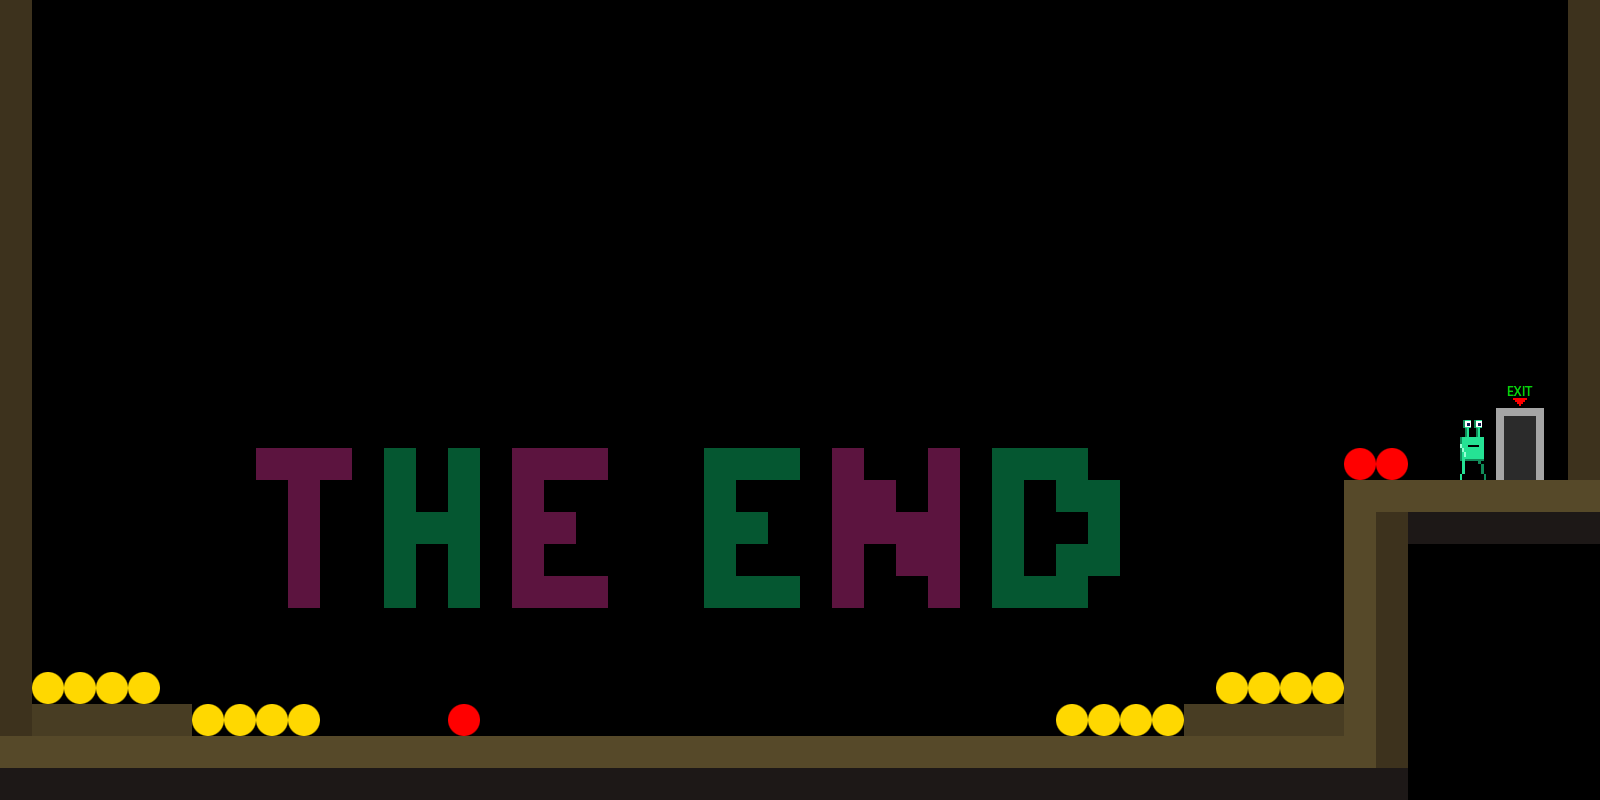

A level layout from a 2D game, rendered from its tile map. Below: a short description, then the map file with tile-grid data replaced by summaries:
An orthogonal 50x25 tile map with 32x32 px tiles, 2 tile layers (Interior, Player), 1 hidden layer not drawn, 2 tilesets and 11 objects.

<map version="1.0" orientation="orthogonal" renderorder="right-down" width="50" height="25" tilewidth="32" tileheight="32" backgroundcolor="#000000" nextobjectid="15">
 <tileset firstgid="1" name="player" tilewidth="64" tileheight="64" tilecount="16">
  <image source="player.png" width="256" height="256" />
  <tile id="0">
   <properties>
    <property name="animate_air" value="0" />
    <property name="animate_left" value="8,9,10,11,12,13,14,15" />
    <property name="animate_right" value="0,1,2,3,4,5,6,7" />
    <property name="direction" value="LEFT" />
    <property name="type" value="PLAYER" />
   </properties>
   <objectgroup draworder="index" />
  </tile>
  <tile id="1">
   <objectgroup draworder="index" />
  </tile>
  <tile id="2">
   <objectgroup draworder="index" />
  </tile>
  <tile id="3">
   <objectgroup draworder="index" />
  </tile>
  <tile id="4">
   <objectgroup draworder="index" />
  </tile>
  <tile id="5">
   <objectgroup draworder="index" />
  </tile>
  <tile id="6">
   <objectgroup draworder="index" />
  </tile>
  <tile id="7">
   <objectgroup draworder="index" />
  </tile>
  <tile id="8">
   <objectgroup draworder="index" />
  </tile>
  <tile id="9">
   <objectgroup draworder="index" />
  </tile>
  <tile id="10">
   <objectgroup draworder="index" />
  </tile>
  <tile id="11">
   <objectgroup draworder="index" />
  </tile>
  <tile id="12">
   <objectgroup draworder="index" />
  </tile>
  <tile id="13">
   <objectgroup draworder="index" />
  </tile>
  <tile id="14">
   <objectgroup draworder="index" />
  </tile>
  <tile id="15">
   <objectgroup draworder="index" />
  </tile>
 </tileset>
 <tileset firstgid="17" name="tiles" tilewidth="32" tileheight="32" tilecount="128">
  <image source="tiles.png" width="512" height="256" />
  <tile id="0">
   <objectgroup draworder="index">
    <object id="0" x="0" y="0" width="32" height="32" />
   </objectgroup>
  </tile>
  <tile id="1">
   <objectgroup draworder="index">
    <object id="0" x="0" y="0" width="32" height="32" />
   </objectgroup>
  </tile>
  <tile id="2">
   <objectgroup draworder="index">
    <object id="0" x="0" y="0" width="32" height="32" />
   </objectgroup>
  </tile>
  <tile id="3">
   <objectgroup draworder="index">
    <object id="0" x="0" y="0" width="32" height="32" />
   </objectgroup>
  </tile>
  <tile id="4">
   <objectgroup draworder="index">
    <object id="0" x="0" y="0" width="32" height="32" />
   </objectgroup>
  </tile>
  <tile id="5">
   <objectgroup draworder="index">
    <object id="0" x="0" y="0" width="32" height="32" />
   </objectgroup>
  </tile>
  <tile id="6">
   <objectgroup draworder="index">
    <object id="0" x="0" y="0" width="32" height="32" />
   </objectgroup>
  </tile>
  <tile id="7">
   <objectgroup draworder="index">
    <object id="0" x="0" y="0" width="32" height="32" />
   </objectgroup>
  </tile>
  <tile id="8">
   <objectgroup draworder="index">
    <object id="0" x="0" y="0" width="32" height="32" />
   </objectgroup>
  </tile>
  <tile id="16">
   <objectgroup draworder="index" />
  </tile>
  <tile id="17">
   <objectgroup draworder="index" />
  </tile>
  <tile id="19">
   <objectgroup draworder="index">
    <object id="0" x="0" y="0" width="32" height="32" />
   </objectgroup>
  </tile>
  <tile id="25">
   <properties>
    <property name="type" value="ITEM" />
   </properties>
   <animation>
    <frame tileid="25" duration="100" />
    <frame tileid="26" duration="100" />
    <frame tileid="28" duration="100" />
    <frame tileid="29" duration="100" />
    <frame tileid="28" duration="100" />
    <frame tileid="27" duration="100" />
   </animation>
  </tile>
  <tile id="32">
   <properties>
    <property name="type" value="PHYSICS" />
   </properties>
   <objectgroup draworder="index">
    <object id="0" x="0" y="0" width="32" height="32" />
   </objectgroup>
  </tile>
  <tile id="39">
   <properties>
    <property name="direction" value="LEFT" />
    <property name="map_index" value="0" />
    <property name="type" value="PORTAL" />
   </properties>
  </tile>
  <tile id="80">
   <properties>
    <property name="type" value="portal" />
   </properties>
  </tile>
  <tile id="81">
   <properties>
    <property name="type" value="portal" />
   </properties>
  </tile>
  <tile id="96">
   <properties>
    <property name="type" value="portal" />
   </properties>
  </tile>
  <tile id="97">
   <properties>
    <property name="type" value="portal" />
   </properties>
  </tile>
 </tileset>
 <imagelayer name="Background" visible="0">
  <image source="asteroids.png" />
 </imagelayer>
 <layer name="Interior" width="50" height="25">
  <data>[1250 cells, 248 non-empty, 15 distinct tile ids]</data>
 </layer>
 <layer name="Player" width="50" height="25">
  <data>[1250 cells, 11 non-empty, 2 distinct tile ids]</data>
 </layer>
</map>